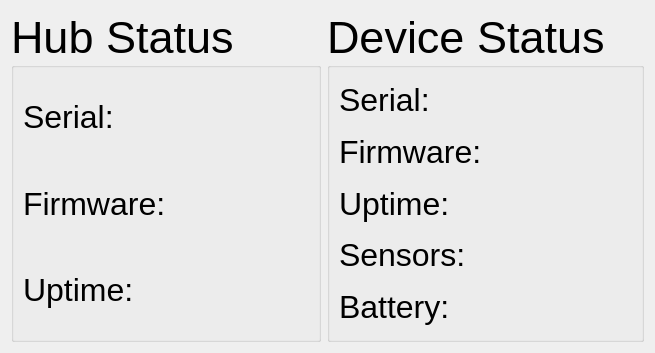
<?xml version="1.0" encoding="UTF-8"?>
<ui version="4.0">
 <class>Dialog</class>
 <widget class="QDialog" name="Dialog">
  <property name="geometry">
   <rect>
    <x>0</x>
    <y>0</y>
    <width>655</width>
    <height>353</height>
   </rect>
  </property>
  <property name="windowTitle">
   <string>Dialog</string>
  </property>
  <layout class="QHBoxLayout" name="horizontalLayout">
   <item>
    <widget class="QGroupBox" name="hubGroup">
     <property name="font">
      <font>
       <pointsize>34</pointsize>
      </font>
     </property>
     <property name="title">
      <string>Hub Status</string>
     </property>
     <layout class="QGridLayout" name="hubGroupLayout">
      <item row="1" column="0">
       <widget class="QLabel" name="hubFirmwareLabel">
        <property name="font">
         <font>
          <pointsize>24</pointsize>
         </font>
        </property>
        <property name="text">
         <string>Firmware:</string>
        </property>
       </widget>
      </item>
      <item row="2" column="1">
       <widget class="QLabel" name="hubUptime">
        <property name="font">
         <font>
          <pointsize>24</pointsize>
         </font>
        </property>
        <property name="text">
         <string/>
        </property>
        <property name="measurement" stdset="0">
         <string/>
        </property>
       </widget>
      </item>
      <item row="0" column="0">
       <widget class="QLabel" name="hubSerialLabel">
        <property name="font">
         <font>
          <pointsize>24</pointsize>
         </font>
        </property>
        <property name="text">
         <string>Serial:</string>
        </property>
       </widget>
      </item>
      <item row="0" column="1">
       <widget class="QLabel" name="hubSerial">
        <property name="font">
         <font>
          <pointsize>24</pointsize>
         </font>
        </property>
        <property name="text">
         <string/>
        </property>
        <property name="measurement" stdset="0">
         <string/>
        </property>
       </widget>
      </item>
      <item row="1" column="1">
       <widget class="QLabel" name="hubFirmware">
        <property name="font">
         <font>
          <pointsize>24</pointsize>
         </font>
        </property>
        <property name="text">
         <string/>
        </property>
        <property name="measurement" stdset="0">
         <string/>
        </property>
       </widget>
      </item>
      <item row="2" column="0">
       <widget class="QLabel" name="hubUptimeLabel">
        <property name="font">
         <font>
          <pointsize>24</pointsize>
         </font>
        </property>
        <property name="text">
         <string>Uptime:</string>
        </property>
       </widget>
      </item>
     </layout>
    </widget>
   </item>
   <item>
    <widget class="QGroupBox" name="deviceGroup">
     <property name="font">
      <font>
       <pointsize>34</pointsize>
      </font>
     </property>
     <property name="title">
      <string>Device Status</string>
     </property>
     <layout class="QGridLayout" name="deviceGridLayout">
      <item row="0" column="1">
       <widget class="QLabel" name="deviceSerial">
        <property name="font">
         <font>
          <pointsize>24</pointsize>
         </font>
        </property>
        <property name="text">
         <string/>
        </property>
        <property name="measurement" stdset="0">
         <string/>
        </property>
       </widget>
      </item>
      <item row="1" column="1">
       <widget class="QLabel" name="deviceFirmware">
        <property name="font">
         <font>
          <pointsize>24</pointsize>
         </font>
        </property>
        <property name="text">
         <string/>
        </property>
        <property name="measurement" stdset="0">
         <string/>
        </property>
       </widget>
      </item>
      <item row="1" column="0">
       <widget class="QLabel" name="deviceFirmwareLabel">
        <property name="font">
         <font>
          <pointsize>24</pointsize>
         </font>
        </property>
        <property name="text">
         <string>Firmware:</string>
        </property>
       </widget>
      </item>
      <item row="0" column="0">
       <widget class="QLabel" name="deviceSerialLabel">
        <property name="font">
         <font>
          <pointsize>24</pointsize>
         </font>
        </property>
        <property name="text">
         <string>Serial:</string>
        </property>
       </widget>
      </item>
      <item row="3" column="0">
       <widget class="QLabel" name="deviceSensorsLabel">
        <property name="font">
         <font>
          <pointsize>24</pointsize>
         </font>
        </property>
        <property name="text">
         <string>Sensors:</string>
        </property>
       </widget>
      </item>
      <item row="3" column="1">
       <widget class="QLabel" name="deviceSensors">
        <property name="font">
         <font>
          <pointsize>24</pointsize>
         </font>
        </property>
        <property name="text">
         <string/>
        </property>
        <property name="measurement" stdset="0">
         <string/>
        </property>
       </widget>
      </item>
      <item row="2" column="0">
       <widget class="QLabel" name="deviceUptimeLabel">
        <property name="font">
         <font>
          <pointsize>24</pointsize>
         </font>
        </property>
        <property name="text">
         <string>Uptime:</string>
        </property>
       </widget>
      </item>
      <item row="2" column="1">
       <widget class="QLabel" name="deviceUptime">
        <property name="font">
         <font>
          <pointsize>24</pointsize>
         </font>
        </property>
        <property name="text">
         <string/>
        </property>
        <property name="measurement" stdset="0">
         <string/>
        </property>
       </widget>
      </item>
      <item row="4" column="0">
       <widget class="QLabel" name="deviceBatteryLabel">
        <property name="font">
         <font>
          <pointsize>24</pointsize>
         </font>
        </property>
        <property name="text">
         <string>Battery:</string>
        </property>
       </widget>
      </item>
      <item row="4" column="1">
       <widget class="QLabel" name="deviceBattery">
        <property name="font">
         <font>
          <pointsize>24</pointsize>
         </font>
        </property>
        <property name="text">
         <string/>
        </property>
        <property name="measurement" stdset="0">
         <string/>
        </property>
       </widget>
      </item>
     </layout>
    </widget>
   </item>
  </layout>
 </widget>
 <resources/>
 <connections/>
</ui>
